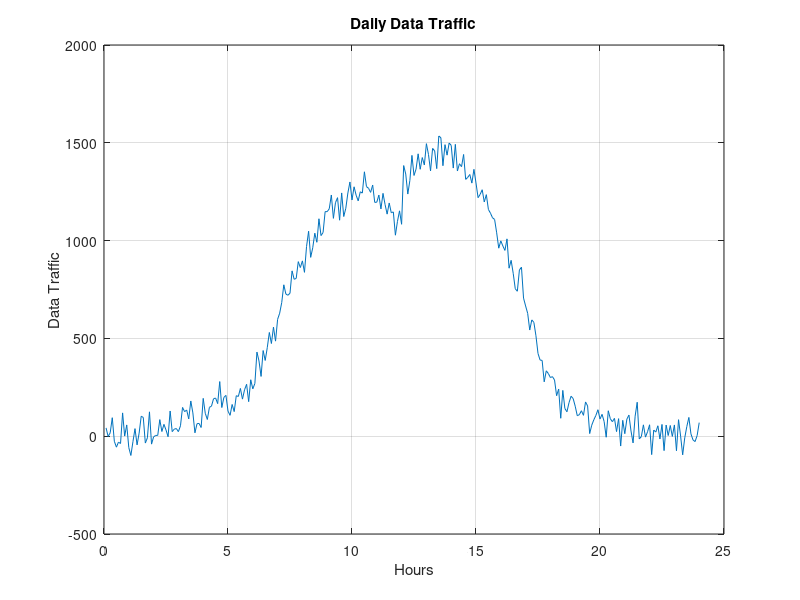

Source code (MATLAB):
close all
clear all
clc

SCALING = 1000;
VALUES_PER_HOUR=12;
STEP = 1/VALUES_PER_HOUR;
baseline=250;
NOISE = SCALING*(randn (VALUES_PER_HOUR*24,1))/20;
time1=STEP:STEP:6;
time2=(6+STEP):STEP:12;
time3=(12+STEP):STEP:18;
time4=(18+STEP):STEP:24;
time= [time1 time2 time3 time4];
s1=(time1.*time1)*(baseline/36);
s2=cos(((time2-6) / 6 * 2 * pi / 3)-pi/2)*SCALING + baseline;
s3=sin(((time3-12) / 6 * 2 * pi / 3) + pi/3)*SCALING*1.2 + baseline;
s4=fliplr(s1);
BASESIGNAL= [s1 s2 s3 s4];
BASESIGNAL=BASESIGNAL';
FINALSIGNAL= BASESIGNAL+NOISE;
figure (1)
plot (time,FINALSIGNAL)
title ('Daily Data Traffic');
xlabel ('Hours')
ylabel ('Data Traffic')
grid on;
